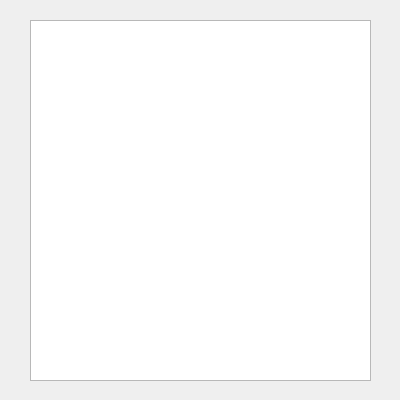
<?xml version="1.0" encoding="UTF-8"?>
<ui version="4.0">
 <class>dlgDemo17</class>
 <widget class="QDialog" name="dlgDemo17">
  <property name="geometry">
   <rect>
    <x>0</x>
    <y>0</y>
    <width>400</width>
    <height>400</height>
   </rect>
  </property>
  <property name="windowTitle">
   <string>Lista de Alumnos mostrando en un List Widget</string>
  </property>
  <widget class="QListWidget" name="lstAlumno">
   <property name="geometry">
    <rect>
     <x>30</x>
     <y>20</y>
     <width>341</width>
     <height>361</height>
    </rect>
   </property>
  </widget>
 </widget>
 <resources/>
 <connections/>
</ui>
